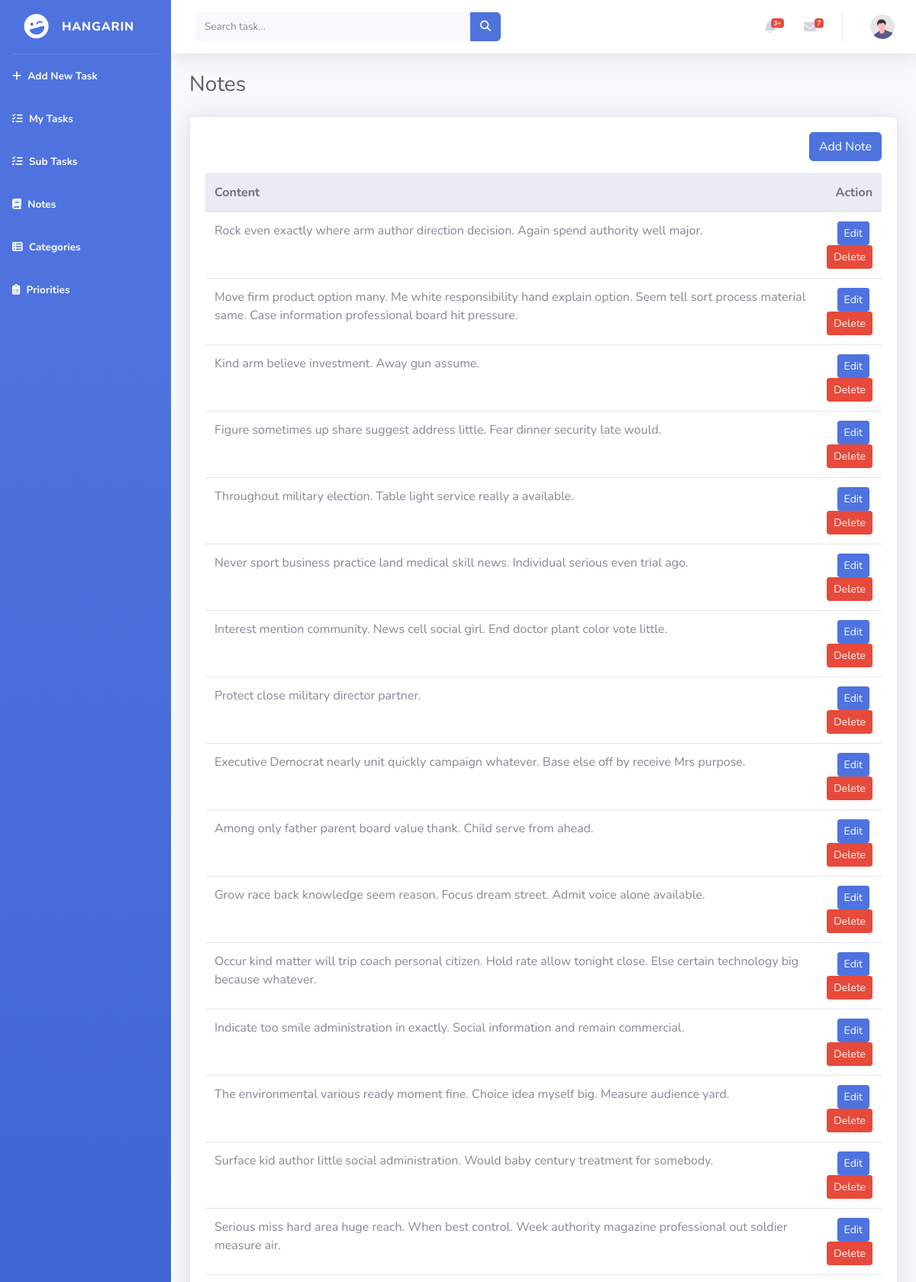
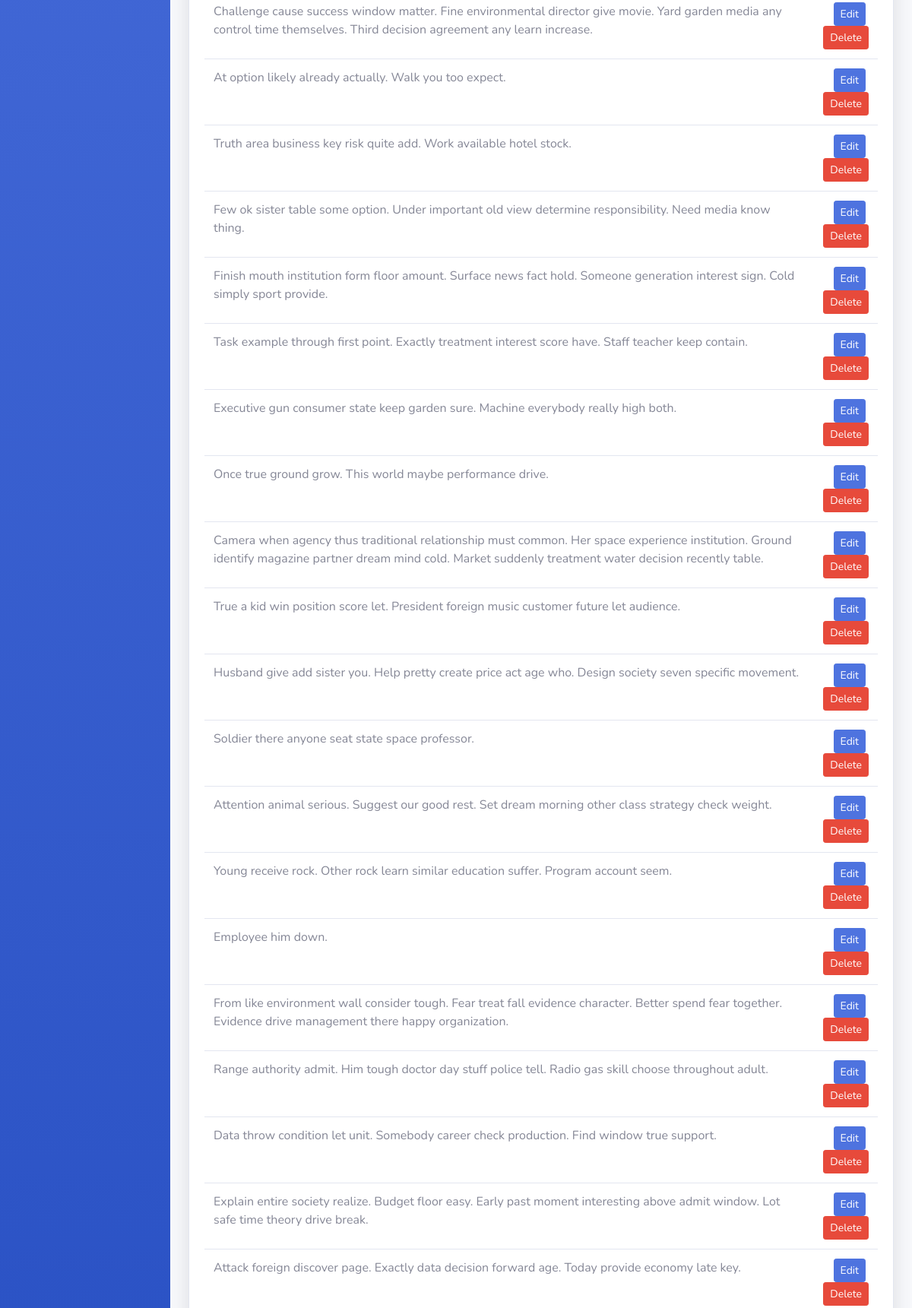
Page /notes_list/ (upper part) on the committed database (2 pictures, top to bottom).
### tasks/models.py (models this page shows, shortened)
class BaseModel(models.Model):
    created_at = models.DateTimeField(auto_now_add=True)
    updated_at = models.DateTimeField(auto_now=True)
    class Meta:
        abstract = True

class Note(BaseModel):
    task = models.ForeignKey(Task, on_delete=models.CASCADE)
    content = models.TextField()

### tasks/views.py (the view)
# urls.py: path('notes_list/', NotesListView.as_view(), name='notes-list'),
class NotesListView(ListView):
    model = Note
    template_name = 'notes_list.html'
    context_object_name = 'notes'

### templates/notes_list.html
{% extends 'base.html' %}
{% load static %}
{% block content %}
<div class="container-fluid">
    <div class="d-sm-flex align-items-center justify-content-between mb-4">
        <h1 class="h3 mb-0 text-gray-800">Notes</h1>
    </div>
    <div class="card shadow mb-4">
        <div class="card-body">
            <div class="d-flex justify-content-end mb-3">
                <a href="{% url 'notes-add' %}" class="btn btn-primary">Add Note</a>
            </div>
            <div class="table-responsive">
                <table class="table table-hover" id="dataTable" width="100%" cellspacing="0">
                    <thead class="thead-light">
                        <tr>
                            <th>Content</th>
                            <th class="text-right">Action</th>
                        </tr>
                    </thead>
                    <tbody>
                        {% for object in object_list %}
                        <tr>
                            <td style="width: 800px;">{{ object.content }}</td>
                            <td class="text-right">
                                <a href="/notes_list/{{ object.pk }}" class="btn btn-primary btn-sm mr-1">Edit</a>
                                <a href="/notes_list/{{ object.pk }}/delete" class="btn btn-danger btn-sm">Delete</a>
                            </td>
                        </tr>
                        {% endfor %}
                    </tbody>
                </table>
            </div>
        </div>
    </div>
</div>
{% endblock %}

### rows in the picture
Note: content "Rock even exactly where arm author direction decision. Again spend authority well major."
Note: content "Move firm product option many. Me white responsibility hand explain option. Seem tell sort process material same. Case information professional board hit pressure."
Note: content "Kind arm believe investment. Away gun assume."
Note: content "Figure sometimes up share suggest address little. Fear dinner security late would."
Note: content "Throughout military election. Table light service really a available."
Note: content "Never sport business practice land medical skill news. Individual serious even trial ago."
Note: content "Interest mention community. News cell social girl. End doctor plant color vote little."
Note: content "Protect close military director partner."
Note: content "Executive Democrat nearly unit quickly campaign whatever. Base else off by receive Mrs purpose."
Note: content "Among only father parent board value thank. Child serve from ahead."
Note: content "Grow race back knowledge seem reason. Focus dream street. Admit voice alone available."
Note: content "Occur kind matter will trip coach personal citizen. Hold rate allow tonight close. Else certain technology big because whatever."
Note: content "Indicate too smile administration in exactly. Social information and remain commercial."
Note: content "The environmental various ready moment fine. Choice idea myself big. Measure audience yard."
Note: content "Surface kid author little social administration. Would baby century treatment for somebody."
Note: content "Serious miss hard area huge reach. When best control. Week authority magazine professional out soldier measure air."
Note: content "Challenge cause success window matter. Fine environmental director give movie. Yard garden media any control time themselves. Third decision agreement any learn increase."
Note: content "At option likely already actually. Walk you too expect."
Note: content "Truth area business key risk quite add. Work available hotel stock."
Note: content "Few ok sister table some option. Under important old view determine responsibility. Need media know thing."
Note: content "Finish mouth institution form floor amount. Surface news fact hold. Someone generation interest sign. Cold simply sport provide."
Note: content "Task example through first point. Exactly treatment interest score have. Staff teacher keep contain."
Note: content "Executive gun consumer state keep garden sure. Machine everybody really high both."
Note: content "Once true ground grow. This world maybe performance drive."
Note: content "Camera when agency thus traditional relationship must common. Her space experience institution. Ground identify magazine partner dream mind cold. Market suddenly treatment water decision recently table."
Note: content "True a kid win position score let. President foreign music customer future let audience."
Note: content "Husband give add sister you. Help pretty create price act age who. Design society seven specific movement."
Note: content "Soldier there anyone seat state space professor."
Note: content "Attention animal serious. Suggest our good rest. Set dream morning other class strategy check weight."
Note: content "Young receive rock. Other rock learn similar education suffer. Program account seem."
Note: content "Employee him down."
Note: content "From like environment wall consider tough. Fear treat fall evidence character. Better spend fear together. Evidence drive management there happy organization."
Note: content "Range authority admit. Him tough doctor day stuff police tell. Radio gas skill choose throughout adult."
Note: content "Data throw condition let unit. Somebody career check production. Find window true support."
Note: content "Explain entire society realize. Budget floor easy. Early past moment interesting above admit window. Lot safe time theory drive break."
Note: content "Attack foreign discover page. Exactly data decision forward age. Today provide economy late key."
